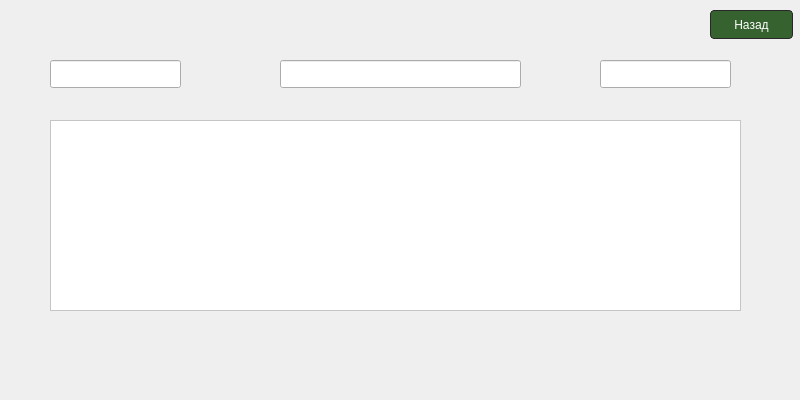
<?xml version="1.0" encoding="UTF-8"?>
<ui version="4.0">
 <class>carInfo</class>
 <widget class="QDialog" name="carInfo">
  <property name="geometry">
   <rect>
    <x>0</x>
    <y>0</y>
    <width>800</width>
    <height>400</height>
   </rect>
  </property>
  <property name="windowTitle">
   <string>Подробнее о ТС</string>
  </property>
  <widget class="QLineEdit" name="grzLine">
   <property name="geometry">
    <rect>
     <x>50</x>
     <y>60</y>
     <width>131</width>
     <height>28</height>
    </rect>
   </property>
   <property name="readOnly">
    <bool>true</bool>
   </property>
  </widget>
  <widget class="QLineEdit" name="vinLine">
   <property name="geometry">
    <rect>
     <x>280</x>
     <y>60</y>
     <width>241</width>
     <height>28</height>
    </rect>
   </property>
   <property name="readOnly">
    <bool>true</bool>
   </property>
  </widget>
  <widget class="QLineEdit" name="miles">
   <property name="geometry">
    <rect>
     <x>600</x>
     <y>60</y>
     <width>131</width>
     <height>28</height>
    </rect>
   </property>
   <property name="readOnly">
    <bool>true</bool>
   </property>
  </widget>
  <widget class="QTableView" name="tableView">
   <property name="geometry">
    <rect>
     <x>50</x>
     <y>120</y>
     <width>691</width>
     <height>191</height>
    </rect>
   </property>
   <property name="styleSheet">
    <string notr="true">background-color: rgb(255, 255, 255);</string>
   </property>
  </widget>
  <widget class="QPushButton" name="pushButton_3">
   <property name="geometry">
    <rect>
     <x>710</x>
     <y>10</y>
     <width>83</width>
     <height>29</height>
    </rect>
   </property>
   <property name="styleSheet">
    <string notr="true">background-color: rgb(53, 98, 46);
color: rgb(255, 255, 255);
border-style: solid;
border-width: 1px;
border-radius: 4px;
border-color:rgb(41, 40, 40) ;</string>
   </property>
   <property name="text">
    <string>Назад</string>
   </property>
  </widget>
 </widget>
 <resources/>
 <connections/>
</ui>
